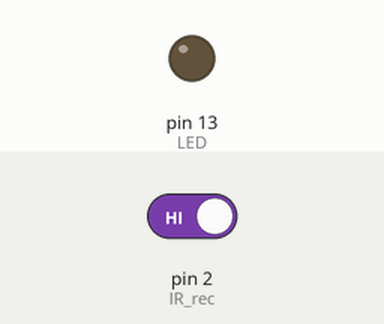
Bench run of a sketch on a simulated Arduino Uno, built with avr-gcc and run on an emulated ATmega328P. Parts: output pins drawn as LEDs (lit = HIGH). Inputs (shaded band) come from the test bench; at power-on: pin 2 (IR_rec) HIGH.

Above: at 1.2 s.
1.3 s: pin 2 (IR_rec) driven LOW
At 2.5 s:
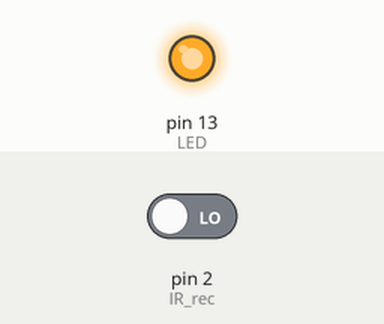
2.8 s: pin 2 (IR_rec) driven HIGH
At 3.6 s:
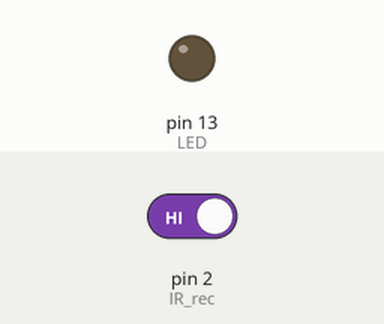
Timing chart, 0 to 5.8 s (numbered marks = the images above; inputs shaded):
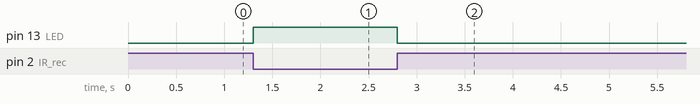

Measured:
- after the input at 1.3 s, pin 13 (LED): LOW → HIGH at once
- after the input at 2.8 s, pin 13 (LED): HIGH → LOW at once

The sketch:

IR__.ino
```cpp
//使用IR模組偵測距離，若前方有物則LED燈亮起
//時間2020/5/1

const int IR_rec = 2;                // 紅外線接收器
const int LED = 13;                  // 紅外線指示燈

void setup ( ) {
  pinMode(IR_rec, INPUT);           // 把 irReceiver 接腳設置為 INPUT
  pinMode(LED, OUTPUT);          // 把 ledPin 設置為 OUTPUT
}

void loop() {
  int IR_status = digitalRead(IR_rec); // 讀取 irReceiver 的狀態
  if (IR_status == 0) {
    digitalWrite (LED, HIGH);
  }
  else {
    digitalWrite (LED, LOW);
  }
}
```
